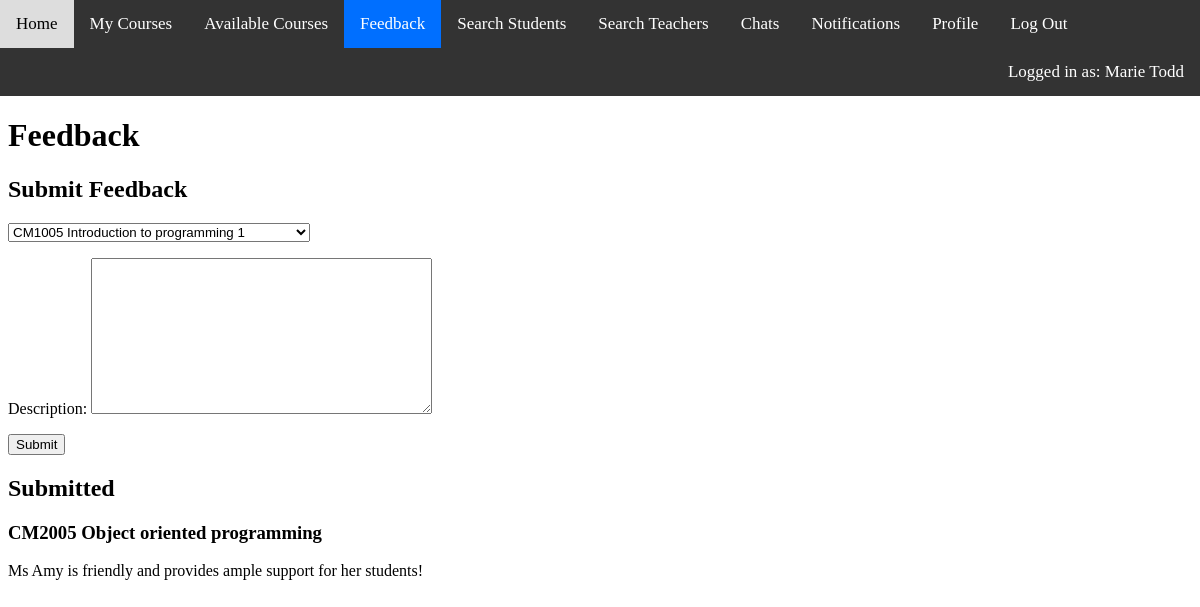
/feedback (signed in), run on the app's committed database.
### elearning_app/models.py (models this page shows)
class AppUser(models.Model):
    user = models.OneToOneField(User, null=False, blank=False, on_delete=models.CASCADE)
    type = models.CharField(null=False, blank=False, max_length=256, choices=[('student', 'Student'), ('teacher', 'Teacher')])
    first_name = models.CharField(null=False, blank=False, max_length=256)
    last_name = models.CharField(null=False, blank=False, max_length=256)
    email = models.EmailField(null=False, blank=False, max_length=256)
    photo = models.FileField(null=False, blank=False, upload_to='user_photos/')

class Feedback(models.Model):
    student = models.ForeignKey(AppUser, null=False, blank=False, on_delete=models.CASCADE)
    course = models.ForeignKey(Course, null=False, blank=False, on_delete=models.CASCADE)
    description = models.TextField(null=False, blank=False)

class Course(models.Model):
    code = models.CharField(null=False, blank=False, max_length=256)
    name = models.CharField(null=False, blank=False, max_length=256)
    description = models.TextField(null=False, blank=False)
    teacher = models.ForeignKey(AppUser, null=False, blank=False, on_delete=models.CASCADE)
    students = models.ManyToManyField(AppUser, blank=True, related_name='students')

### elearning_app/views.py (the view)
# urls.py: path('feedback', views.feedback, name='feedback'),
def feedback(request):
    if request.user.is_anonymous:
        messages.warning(request, 'Please log in.')
        return redirect('/login')
    elif request.user.is_staff:
        messages.warning(request, 'Cannot access website with admin account.')
        return redirect('/login')
    else:
        feedback_form = FeedbackForm()
        user_details = AppUser.objects.get(user=request.user)
        courses = Course.objects.filter(students=user_details)
        feedbacks = Feedback.objects.filter(student=user_details)
        return render(request, 'feedback.html', {'feedback_form': feedback_form, 'courses': courses, 'feedbacks': feedbacks, 'user_details': user_details})

### elearning_app/forms.py
class FeedbackForm(forms.ModelForm):
    class Meta:
        model = Feedback
        fields = ('description', )

### elearning_app/templates/feedback.html (shortened to what this page needs)
{% extends "./base.html" %}
{% block content %}
    {% if user_details.type == 'teacher' %}
        <h2>Access denied.</h2>
        This page is available to students only.
    {% else %}
        <h1>Feedback</h1>
        <h2>Submit Feedback</h2>
        {% if courses|length == 0 %}
            You need to be enrolled in at least 1 course in order to submit feedback. Click <a href="/available_courses">here</a> to browse available courses.
        {% else %}
            <form onsubmit="createFeedback(event)" enctype="multipart/form-data" id="createFeedbackForm">
                <select name="course">
                    {% for course in courses %}
                        <option>{{ course.code }} {{ course.name }}</option>
                    {% endfor %}
                </select>
                {{ feedback_form.as_p }}
                <input type="submit" value="Submit">
            </form>
        {% endif %}
        <h2>Submitted</h2>
        {% if feedbacks|length == 0 %}
            You have not submitted any feedback.
        {% else %}
            {% for feedback in feedbacks %}
                <h3>{{ feedback.course.code }} {{ feedback.course.name }}</h3>
                {{ feedback.description }}
            {% endfor %}
        {% endif %}
    {% endif %}
    <br><br><br><br><br>
{% endblock %}

### elearning_app/templates/navbar.html
<div class="navbar">
    <a href="/" {% if request.path == "/" %}class="active"{% endif %}>Home</a>
    <a href="/my_courses" {% if "my_courses" in request.path %}class="active"{% endif %}>My Courses</a>
    {% if user_details.type == 'student' %}
        <a href="/available_courses" {% if "available_courses" in request.path %}class="active"{% endif %}>Available Courses</a>
        <a href="/feedback" {% if "feedback" in request.path %}class="active"{% endif %}>Feedback</a>
    {% endif %}
    <a href="/search_students" {% if "search_students" in request.path %}class="active"{% endif %}>Search Students</a>
    <a href="/search_teachers" {% if "search_teachers" in request.path %}class="active"{% endif %}>Search Teachers</a>
    <a href="/chats" {% if "chats" in request.path %}class="active"{% endif %}>Chats</a>
    <a href="/notifications" {% if "notifications" in request.path %}class="active"{% endif %}>Notifications</a>
    <a href="/profile" {% if "profile" in request.path %}class="active"{% endif %}>Profile</a>
    <a href="/logout">Log Out</a>
    <div>Logged in as: {{ user_details.first_name }} {{ user_details.last_name }}</div>
</div>

### elearning_app/static/css/style.css (style rules this page uses)
body { margin: 0px; }
.navbar { overflow: hidden; background-color: #333; }
.navbar a, .navbar div { color: white; padding: 14px 16px; font-size: 17px; }
.navbar a { float: left; text-decoration: none; }
.navbar div { float: right; }
.navbar a.active { background-color: #006FFF; color: white; }

### data on the page
AppUser: first_name "Marie", last_name "Todd"
Feedback: course.code "CM2005", course.name "Object oriented programming", description "Ms Amy is friendly and provides ample support for her students!"

### other printed values
form field course "CM1005 Introduction to programming 1"
